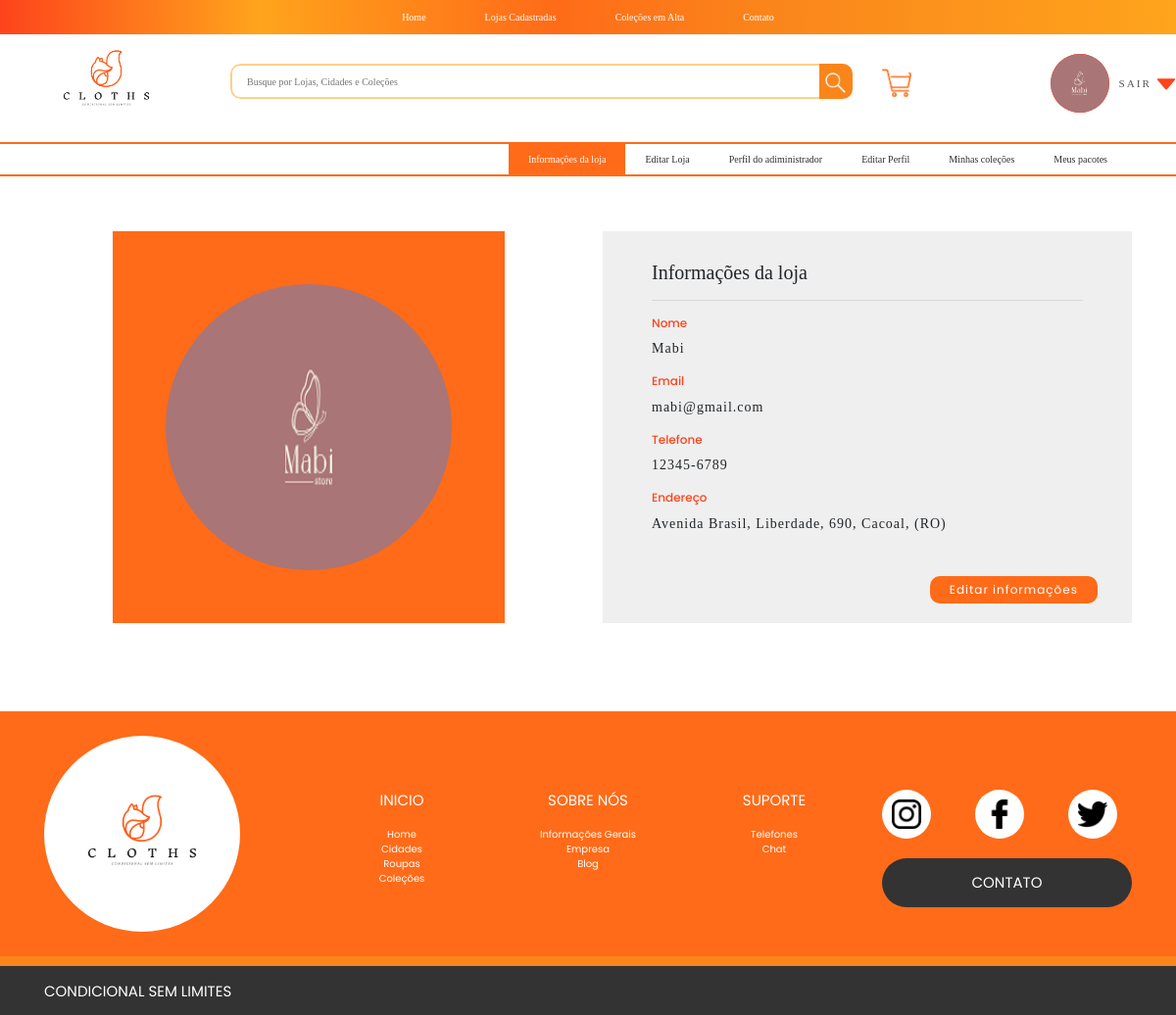
The page /perfil_loja/ (signed in) on the database its author committed.
### users/models.py (models this page shows, shortened)
class User(AbstractBaseUser, PermissionsMixin):
    nome = models.CharField(max_length=255)
    email = models.EmailField(unique=True)
    telefone = models.CharField(max_length=255)
    cpf = models.CharField(max_length=15)
    rg = models.CharField(max_length=15, null=True, blank=True)
    endereco = models.ForeignKey(Endereco, on_delete=models.CASCADE, related_name='user', null=True)
    foto_usuario = models.ImageField(null=True, blank=True, upload_to='fotos_usuarios/', default=None)
    is_active = models.BooleanField(default=True)
    is_staff = models.BooleanField(default=False)
    objects = CustomUserManager()
    USERNAME_FIELD = 'email'

### lojas/models.py (models this page shows, shortened)
class AbstractLojaManager(models.Model):
    objects = LojaManager()
    class Meta:
        abstract=True

class Loja(AbstractLojaManager):
    loja_admin = models.OneToOneField(User, on_delete=models.CASCADE, primary_key=True, related_name='loja')
    nome_loja = models.CharField(max_length=50)
    email_loja = models.EmailField(max_length=255, null=True)
    telefone_loja = models.CharField(max_length=16, null=True)
    cnpj = models.CharField(max_length=18)
    endereco = models.ForeignKey(Endereco, on_delete = models.CASCADE, related_name='loja')
    numero_cartao = models.CharField(max_length=64)
    nome_cartao = models.CharField(max_length=64)
    cvv = models.CharField(max_length=64)
    data_expiracao = models.DateTimeField(64)
    date_joined_loja = models.DateTimeField(default=timezone.now)
    logo_loja = models.ImageField(upload_to='logos_lojas/',null=True)
    plano = models.ForeignKey(Plano, on_delete=models.CASCADE)

### enderecos/models.py (models this page shows, shortened)
class AbstractEnderecoManager(models.Model):
    objects = EnderecoManager()
    class Meta:
        abstract=True

class Endereco(AbstractEnderecoManager):
    cep = models.CharField(max_length=9)
    estado = models.CharField(max_length=255)
    cidade = models.CharField(max_length=255)
    bairro = models.CharField(max_length=255)
    rua = models.CharField(max_length=255)
    numero = models.CharField(max_length=255)
    complemento = models.CharField(max_length=255, null=True, blank=True)

### pages/views.py (the view, shortened to what this page needs)
# urls.py: path('perfil_loja/', views.PerfilLoja.as_view(), name='perfil_loja'),
class PerfilLoja(View):
    def get(self, request):
        return render(request, 'perfil_loja.html')

### pages/templatetags/post_tags.py (called while the page is built)
@register.inclusion_tag('menu_user.html')
def menu_user(request):
    if request.user.is_authenticated:
        logged = True
        loja = False
        if request.user.groups.filter(name='usuario_dono_loja').exists():
            loja = True
        else:
            loja = False
    else:
        logged = False
        loja = False
    return {
        'logged':logged,
        'loja' : loja,
    }

@register.inclusion_tag('barra_pesquisa.html')
def barra_pesquisa(request):
    return {
        'request': request,
    }

@register.inclusion_tag('header.html')
def header(request):
    return {
        'request': request,
    }

@register.inclusion_tag('footer.html')
def footer():
    return {
    }

### pages/templates/perfil_loja.html (shortened to what this page needs)
{% extends 'base.html' %}
{% load static %}
{% load post_tags %}
{% block css %}
    <link rel="stylesheet" href="{% static 'stylesCSS/style.css' %}">
    <link rel="stylesheet" href="{% static 'stylesCSS/stylePerfil.css' %}">
{% endblock css %}
{% block content %}
{% header request %}
<section>
    <nav>
        {% menu_user request %}
    </nav>
</section>
<section>
    <div class="container">
        <div class="row justify-content-center">
            <div class="col-12 col-sm-12 col-md-12 col-lg-6 col-xl-6">
                <div class="box-color-lr">
                    {% if request.user.loja.logo_loja %}
                        <img src="{{request.user.loja.logo_loja.url}}" alt="">
                    {% else %}
                        <img src="{% static 'imagens/user.png'%}">
                    {% endif %}
                </div>
            </div>
            <div class="col-12 col-sm-12 col-md-12 col-lg-6 col-xl-6">
                <div class="box-color-cz">
                    <div>
                        <h5>Informações da loja</h5>
                    </div>
                    <hr>
                    <div>
                        <h3>Nome</h3>
                        <p>{{request.user.loja.nome_loja}}</p>
                    </div>
                    <div>
                        <h3>Email</h3>
                        <p>
                            {% if request.user.loja.email_loja %}
                            {{request.user.loja.email_loja}}
                            {% else %}
                            {{request.user.email}}
                            {% endif %}</p>
                    </div>
                    <div>
                        <h3>Telefone</h3>
                        <p>
                            {% if request.user.loja.telefone_loja %}
                            {{request.user.loja.telefone_loja}}
                            {% else %}
                            {{request.user.telefone}}
                            {% endif %}</p>
                    </div>
                    <div>
                        <h3>Endereço</h3>
                        <p>{{request.user.loja.endereco.rua}}, {{request.user.loja.endereco.bairro}}, {{request.user.loja.endereco.numero}}, {{request.user.loja.endereco.cidade}}, ({{request.user.loja.endereco.estado}})</p>
                    </div>
                    <div class="buttons_user_edd">
                        <a href="{% url 'editar_perfil_loja'%}"><button>Editar informações</button></a>
                    </div>
                </div>
            </div>
        </div>
    </div>
</section>
{% footer %}
{% endblock content %}

### static/stylesCSS/style.css (style rules this page uses)
* { margin: 0%; padding: 0%; box-sizing: border-box; font-family: Inknut; }
:root { --LaranjaEscuro: #FD441B; --LaranjaMedio: #FF6B18; --LaranjaClaro: #FA861B; --Amarelo: #FFA41C; --AmareloClaro: #FFCF88; --cinza: #595959; }
.userFT { width: 60px; height: 60px; background-color: var(--LaranjaEscuro); font-size: 25px; color: white; overflow: hidden; display: flex; justify-content: center; align-items: center; border: none; border-radius: 1000px; }
.userFT img { width: 100%; height: 100%; object-fit: cover; object-position: center; }

### static/stylesCSS/stylePerfil.css (style rules this page uses)
* { margin: 0%; padding: 0%; box-sizing: border-box; font-family: Inknut; }
:root { --LaranjaEscuro: #FD441B; --LaranjaMedio: #FF6B18; --LaranjaClaro: #FA861B; --Amarelo: #FFA41C; --AmareloClaro: #FFCF88; --cinza: #595959; }
.box-color-lr { background-color: var(--LaranjaMedio); border: none; width: 400px; height: 400px; margin-top: 40px; margin-bottom: 40px; padding: 10%; margin-left: auto; margin-right: auto; }
.box-color-lr img { width: 100%; height: 100%; border-radius: 100%; }
.box-color-cz { background-color: #EFEFEF; border: none; width: 100%; height: 400px; margin-top: 40px; margin-bottom: 40px; padding: 30px 50px; }
.box-color-cz div p { font-size: 14px; font-weight: 500; letter-spacing: 1px; }
.box-color-cz div h3 { font-family: Poppins; font-size: 12px; color: var(--LaranjaEscuro); }
.buttons_user_edd { width: 100%; display: flex; justify-content: right; margin-top: 40px; position: absolute; bottom: 60px; right: 50px; }
.buttons_user_edd a button { padding: 5px 20px; background-color: var(--LaranjaMedio); color: white; font-family: Poppins; letter-spacing: 1px; border: none; border-radius: 10px; font-size: 12px; cursor: pointer; margin-left: 20px; }
.buttons_user_edd button { padding: 5px 20px; background-color: var(--LaranjaMedio); color: white; font-family: Poppins; letter-spacing: 1px; border: none; border-radius: 10px; font-size: 12px; cursor: pointer; }

### rows shown on the page
User: user.loja.logo_loja (picture), user.loja.nome_loja "Mabi", user.loja.email_loja "mabi@gmail.com", user.loja.telefone_loja "12345-6789", user.loja.endereco.rua "Avenida Brasil", user.loja.endereco.bairro "Liberdade", user.loja.endereco.numero "690", user.loja.endereco.cidade "Cacoal", user.loja.endereco.estado "RO"
